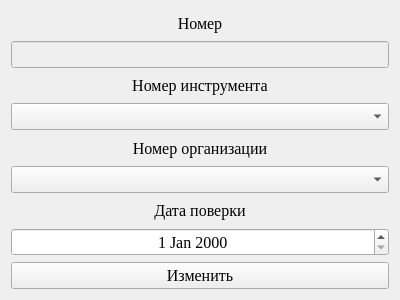
<?xml version="1.0" encoding="UTF-8"?>
<ui version="4.0">
 <class>updatehistory</class>
 <widget class="QWidget" name="updatehistory">
  <property name="geometry">
   <rect>
    <x>0</x>
    <y>0</y>
    <width>400</width>
    <height>300</height>
   </rect>
  </property>
  <property name="windowTitle">
   <string>Form</string>
  </property>
  <layout class="QGridLayout" name="gridLayout">
   <item row="3" column="0">
    <widget class="QComboBox" name="comboBox">
     <property name="font">
      <font>
       <family>Times New Roman</family>
       <pointsize>12</pointsize>
      </font>
     </property>
    </widget>
   </item>
   <item row="4" column="0">
    <widget class="QLabel" name="label_2">
     <property name="font">
      <font>
       <family>Times New Roman</family>
       <pointsize>12</pointsize>
      </font>
     </property>
     <property name="text">
      <string>Номер организации</string>
     </property>
     <property name="alignment">
      <set>Qt::AlignCenter</set>
     </property>
    </widget>
   </item>
   <item row="7" column="0">
    <widget class="QDateEdit" name="dateEdit">
     <property name="font">
      <font>
       <family>Times New Roman</family>
       <pointsize>12</pointsize>
      </font>
     </property>
     <property name="alignment">
      <set>Qt::AlignCenter</set>
     </property>
    </widget>
   </item>
   <item row="8" column="0">
    <widget class="QPushButton" name="pushButton">
     <property name="font">
      <font>
       <family>Times New Roman</family>
       <pointsize>12</pointsize>
      </font>
     </property>
     <property name="text">
      <string>Изменить</string>
     </property>
    </widget>
   </item>
   <item row="5" column="0">
    <widget class="QComboBox" name="comboBox_2">
     <property name="font">
      <font>
       <family>Times New Roman</family>
       <pointsize>12</pointsize>
      </font>
     </property>
    </widget>
   </item>
   <item row="2" column="0">
    <widget class="QLabel" name="label">
     <property name="font">
      <font>
       <family>Times New Roman</family>
       <pointsize>12</pointsize>
      </font>
     </property>
     <property name="text">
      <string>Номер инструмента</string>
     </property>
     <property name="alignment">
      <set>Qt::AlignCenter</set>
     </property>
    </widget>
   </item>
   <item row="6" column="0">
    <widget class="QLabel" name="label_3">
     <property name="font">
      <font>
       <family>Times New Roman</family>
       <pointsize>12</pointsize>
      </font>
     </property>
     <property name="text">
      <string>Дата поверки</string>
     </property>
     <property name="alignment">
      <set>Qt::AlignCenter</set>
     </property>
    </widget>
   </item>
   <item row="0" column="0">
    <widget class="QLabel" name="label_4">
     <property name="font">
      <font>
       <family>Times New Roman</family>
       <pointsize>12</pointsize>
      </font>
     </property>
     <property name="text">
      <string>Номер</string>
     </property>
     <property name="alignment">
      <set>Qt::AlignCenter</set>
     </property>
    </widget>
   </item>
   <item row="1" column="0">
    <widget class="QLineEdit" name="lineEdit">
     <property name="enabled">
      <bool>false</bool>
     </property>
     <property name="font">
      <font>
       <family>Times New Roman</family>
       <pointsize>12</pointsize>
      </font>
     </property>
     <property name="alignment">
      <set>Qt::AlignCenter</set>
     </property>
    </widget>
   </item>
  </layout>
 </widget>
 <resources/>
 <connections/>
</ui>
